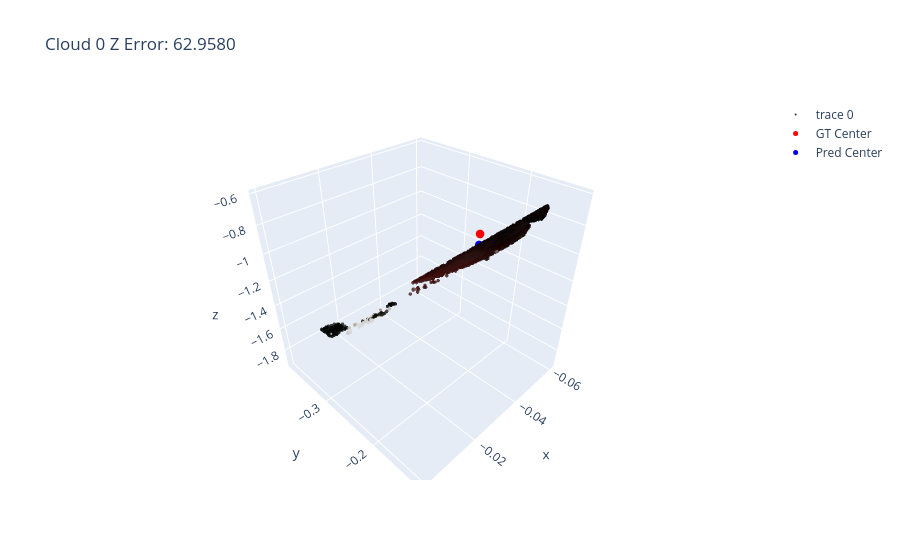
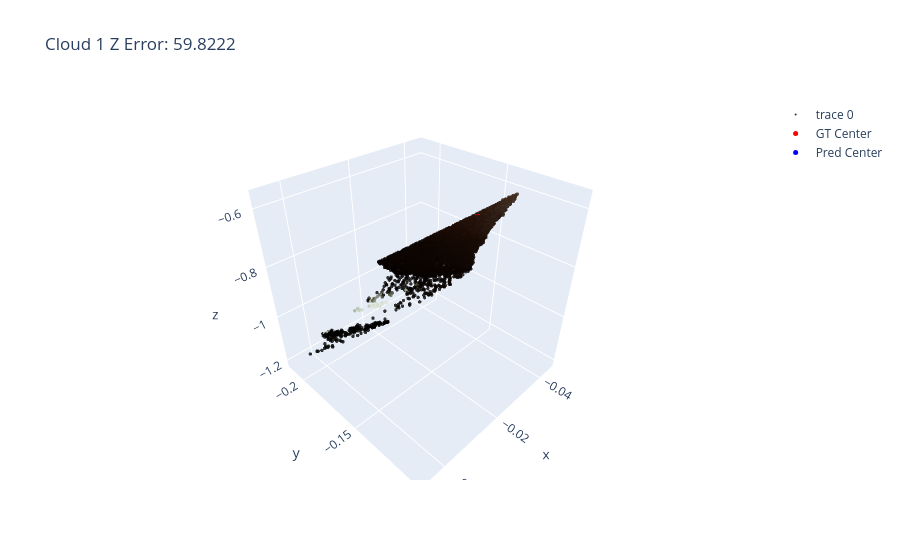
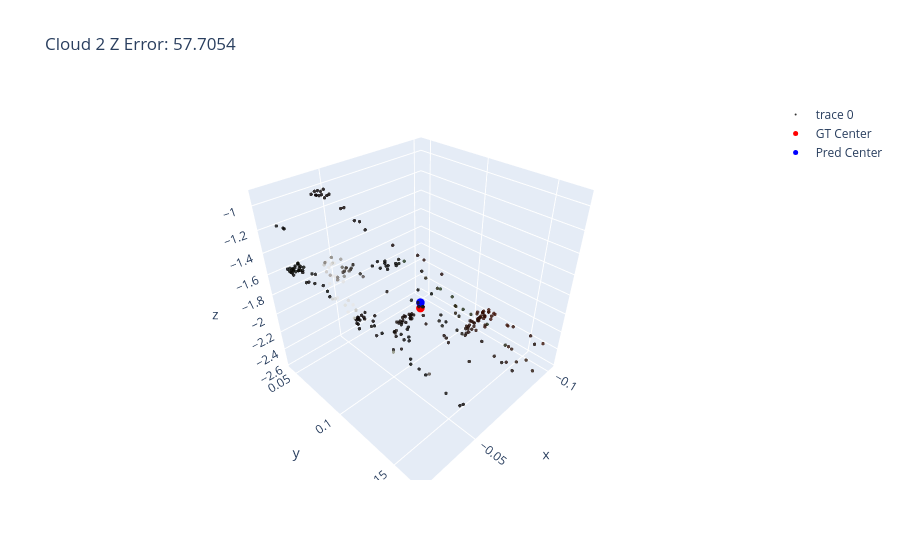
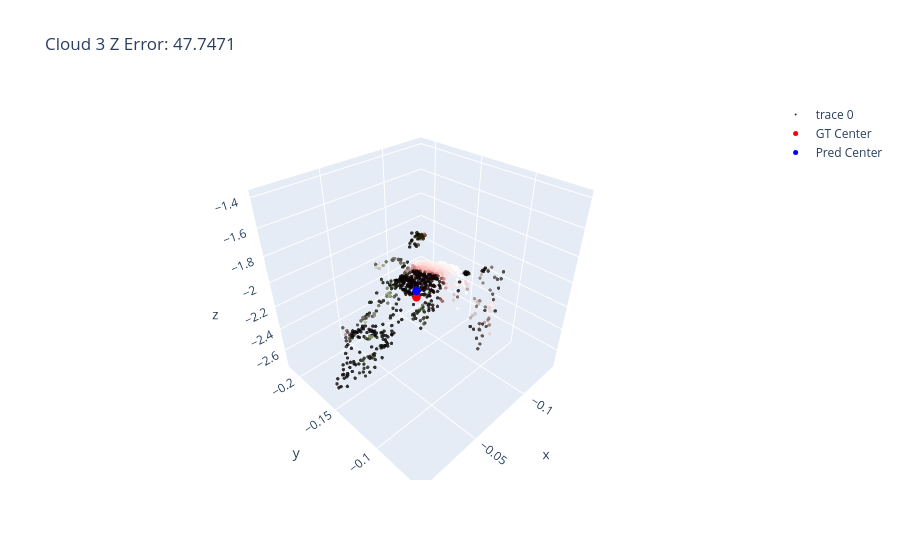

These figures' notebook cell, in order:
### Code cell
for i in range(len(error_cases)):
    aux = error_cases[i]["aux"]
    clouds = np.array(error_cases[i]["cloud"])
    labels = np.array(error_cases[i]["labels"])
    outputs = np.array(error_cases[i]["outputs"])
    pred_center_m = error_cases[i]["pred_center"]
    gt_center_m = error_cases[i]["gt_center"]
    norm_scale = error_cases[i]["norm_scale"]
    norm_center = error_cases[i]["norm_center"]
    pc_m = (clouds[:, :3] * norm_scale + norm_center)
    z_err_m = error_cases[i]["z_error"]
    print(f"Error Case {i} Z Error Mean (mm): {z_err_m * 1000:.4f} mm")
    print(f"Predicted Center: {pred_center_m}")
    print(f"GT Center: {gt_center_m}")
    stem = aux["stem"][0]
    rgb_path = os.path.join(ds.root, stem + '_rgb0107.png')
    assert os.path.exists(rgb_path), f"RGB path {rgb_path} does not exist"
    rgb = cv2.cvtColor(cv2.imread(rgb_path), cv2.COLOR_BGR2RGB)
    bbox = aux["bbox"].squeeze(0)
    print(f"Cloud {i}  BBox: {bbox} Cloud Shape: {clouds.shape}")
    # continue
    x1, y1, x2, y2 = bbox
    x1, x2 = min(x1, x2), max(x1, x2)
    y1, y2 = min(y1, y2), max(y1, y2)
    rgb = rgb[y1:y2, x1:x2, :]
    plt.imshow(rgb)
    plt.axis('off')
    plt.title(f"Predicted Z: {pred_center_m[2]:.4f} m, GT Z: {gt_center_m[2]:.4f} m\nPredicted Occ: {outputs[0,1]:.4f}, GT Occ: {labels[0,1]:.4f}")
    plt.show()
    
    fig = go.Figure()
    fig.add_trace(go.Scatter3d(
        x=pc_m[:, 0],
        y=pc_m[:, 1],
        z=pc_m[:, 2],
        mode='markers',
        marker=dict(size=2, color=clouds[ :, 3:], opacity=0.8),
    ))
    fig.add_trace(go.Scatter3d(
        x=[gt_center_m[0]],
        y=[gt_center_m[1]],
        z=[gt_center_m[2]],
        mode='markers',
        marker=dict(size=5, color='red'),
        name='GT Center',
    ))
    fig.add_trace(go.Scatter3d(
        x=[pred_center_m[0]],
        y=[pred_center_m[1]],
        z=[pred_center_m[2]],
        mode='markers',
        marker=dict(size=5, color='blue'),
        name='Pred Center',
    ))
    fig.update_layout(title=f"Cloud {i} Z Error: {np.mean(z_err_m):.4f}")
    fig.show()
    if i >10 : break

### Figure 1 — Plotly figure (JSON) as saved in the notebook; plotly's stock layout.template omitted (floating-point values rounded to 4 significant figures; data arrays with more than 128 entries replaced by an {"elided": "..."} marker saying what was removed)
{"data": [{"marker": {"color": {"elided": "2422x3 float values"}, "opacity": 0.8, "size": 2}, "mode": "markers", "type": "scatter3d", "x": {"elided": "2422 float values"}, "y": {"elided": "2422 float values"}, "z": {"elided": "2422 float values"}}, {"marker": {"color": "red", "size": 5}, "mode": "markers", "name": "GT Center", "type": "scatter3d", "x": [-0.02639], "y": [-0.1551], "z": [-0.6353]}, {"marker": {"color": "blue", "size": 5}, "mode": "markers", "name": "Pred Center", "type": "scatter3d", "x": [-0.02639], "y": [-0.1551], "z": [-0.6983]}], "layout": {"title": {"text": "Cloud 0 Z Error: 62.9580"}}}

### Figure 2 — Plotly figure (JSON) as saved in the notebook; plotly's stock layout.template omitted (floating-point values rounded to 4 significant figures; data arrays with more than 128 entries replaced by an {"elided": "..."} marker saying what was removed)
{"data": [{"marker": {"color": {"elided": "4025x3 float values"}, "opacity": 0.8, "size": 2}, "mode": "markers", "type": "scatter3d", "x": {"elided": "4025 float values"}, "y": {"elided": "4025 float values"}, "z": {"elided": "4025 float values"}}, {"marker": {"color": "red", "size": 5}, "mode": "markers", "name": "GT Center", "type": "scatter3d", "x": [-0.02151], "y": [-0.1263], "z": [-0.5728]}, {"marker": {"color": "blue", "size": 5}, "mode": "markers", "name": "Pred Center", "type": "scatter3d", "x": [-0.02151], "y": [-0.1263], "z": [-0.6326]}], "layout": {"title": {"text": "Cloud 1 Z Error: 59.8222"}}}

### Figure 3 — Plotly figure (JSON) as saved in the notebook; plotly's stock layout.template omitted (floating-point values rounded to 4 significant figures; data arrays with more than 128 entries replaced by an {"elided": "..."} marker saying what was removed)
{"data": [{"marker": {"color": {"elided": "259x3 float values"}, "opacity": 0.8, "size": 2}, "mode": "markers", "type": "scatter3d", "x": {"elided": "259 float values"}, "y": {"elided": "259 float values"}, "z": {"elided": "259 float values"}}, {"marker": {"color": "red", "size": 5}, "mode": "markers", "name": "GT Center", "type": "scatter3d", "x": [-0.06272], "y": [0.1053], "z": [-1.938]}, {"marker": {"color": "blue", "size": 5}, "mode": "markers", "name": "Pred Center", "type": "scatter3d", "x": [-0.06272], "y": [0.1053], "z": [-1.881]}], "layout": {"title": {"text": "Cloud 2 Z Error: 57.7054"}}}

### Figure 4 — Plotly figure (JSON) as saved in the notebook; plotly's stock layout.template omitted (floating-point values rounded to 4 significant figures; data arrays with more than 128 entries replaced by an {"elided": "..."} marker saying what was removed)
{"data": [{"marker": {"color": {"elided": "787x3 float values"}, "opacity": 0.8, "size": 2}, "mode": "markers", "type": "scatter3d", "x": {"elided": "787 float values"}, "y": {"elided": "787 float values"}, "z": {"elided": "787 float values"}}, {"marker": {"color": "red", "size": 5}, "mode": "markers", "name": "GT Center", "type": "scatter3d", "x": [-0.05419], "y": [-0.1216], "z": [-1.964]}, {"marker": {"color": "blue", "size": 5}, "mode": "markers", "name": "Pred Center", "type": "scatter3d", "x": [-0.05419], "y": [-0.1216], "z": [-1.916]}], "layout": {"title": {"text": "Cloud 3 Z Error: 47.7471"}}}
